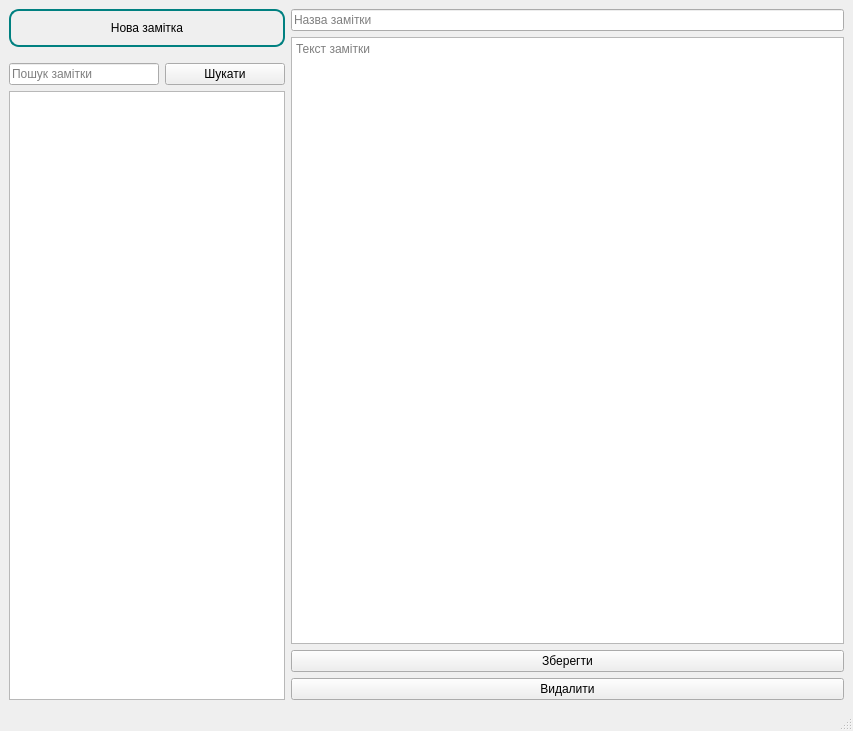
<?xml version="1.0" encoding="UTF-8"?>
<ui version="4.0">
 <class>MainWindow</class>
 <widget class="QMainWindow" name="MainWindow">
  <property name="geometry">
   <rect>
    <x>0</x>
    <y>0</y>
    <width>853</width>
    <height>731</height>
   </rect>
  </property>
  <property name="windowTitle">
   <string>MainWindow</string>
  </property>
  <widget class="QWidget" name="centralwidget">
   <layout class="QHBoxLayout" name="horizontalLayout_2">
    <item>
     <layout class="QVBoxLayout" name="left_col" stretch="0,0,0">
      <item>
       <widget class="QPushButton" name="new_note">
        <property name="styleSheet">
         <string notr="true">
border: 2px solid teal;
border-radius: 10px;

padding: 10px;
margin-bottom: 10px;</string>
        </property>
        <property name="text">
         <string>Нова замітка</string>
        </property>
        <property name="icon">
         <iconset>
          <disabledon>images/circle-plus.svg</disabledon>
         </iconset>
        </property>
       </widget>
      </item>
      <item>
       <layout class="QHBoxLayout" name="horizontalLayout_3">
        <property name="bottomMargin">
         <number>0</number>
        </property>
        <item>
         <widget class="QLineEdit" name="search_line">
          <property name="sizePolicy">
           <sizepolicy hsizetype="Minimum" vsizetype="Minimum">
            <horstretch>7</horstretch>
            <verstretch>0</verstretch>
           </sizepolicy>
          </property>
          <property name="minimumSize">
           <size>
            <width>150</width>
            <height>0</height>
           </size>
          </property>
          <property name="maximumSize">
           <size>
            <width>200</width>
            <height>16777215</height>
           </size>
          </property>
          <property name="placeholderText">
           <string>Пошук замітки</string>
          </property>
         </widget>
        </item>
        <item>
         <widget class="QPushButton" name="pushButton">
          <property name="sizePolicy">
           <sizepolicy hsizetype="Maximum" vsizetype="Minimum">
            <horstretch>3</horstretch>
            <verstretch>0</verstretch>
           </sizepolicy>
          </property>
          <property name="minimumSize">
           <size>
            <width>120</width>
            <height>0</height>
           </size>
          </property>
          <property name="maximumSize">
           <size>
            <width>200</width>
            <height>16777212</height>
           </size>
          </property>
          <property name="text">
           <string>Шукати</string>
          </property>
          <property name="icon">
           <iconset>
            <disabledon>images/search (1).svg</disabledon>
           </iconset>
          </property>
          <property name="autoRepeatInterval">
           <number>101</number>
          </property>
         </widget>
        </item>
       </layout>
      </item>
      <item>
       <widget class="QListWidget" name="notes_list">
        <property name="sizePolicy">
         <sizepolicy hsizetype="Minimum" vsizetype="Expanding">
          <horstretch>0</horstretch>
          <verstretch>0</verstretch>
         </sizepolicy>
        </property>
        <property name="minimumSize">
         <size>
          <width>256</width>
          <height>0</height>
         </size>
        </property>
       </widget>
      </item>
     </layout>
    </item>
    <item>
     <layout class="QVBoxLayout" name="right_col" stretch="0,0,0,0">
      <item>
       <widget class="QLineEdit" name="note_title">
        <property name="placeholderText">
         <string>Назва замітки</string>
        </property>
       </widget>
      </item>
      <item>
       <widget class="QTextEdit" name="note_text">
        <property name="placeholderText">
         <string>Текст замітки</string>
        </property>
       </widget>
      </item>
      <item>
       <widget class="QPushButton" name="save_btn">
        <property name="text">
         <string>Зберегти</string>
        </property>
        <property name="icon">
         <iconset>
          <disabledon>images/device-floppy.svg</disabledon>
         </iconset>
        </property>
       </widget>
      </item>
      <item>
       <widget class="QPushButton" name="delete_btn">
        <property name="text">
         <string>Видалити</string>
        </property>
        <property name="icon">
         <iconset>
          <disabledon>images/trash-x.svg</disabledon>
         </iconset>
        </property>
       </widget>
      </item>
     </layout>
    </item>
   </layout>
  </widget>
  <widget class="QMenuBar" name="menubar">
   <property name="geometry">
    <rect>
     <x>0</x>
     <y>0</y>
     <width>853</width>
     <height>21</height>
    </rect>
   </property>
  </widget>
  <widget class="QStatusBar" name="statusbar"/>
 </widget>
 <resources/>
 <connections/>
</ui>
